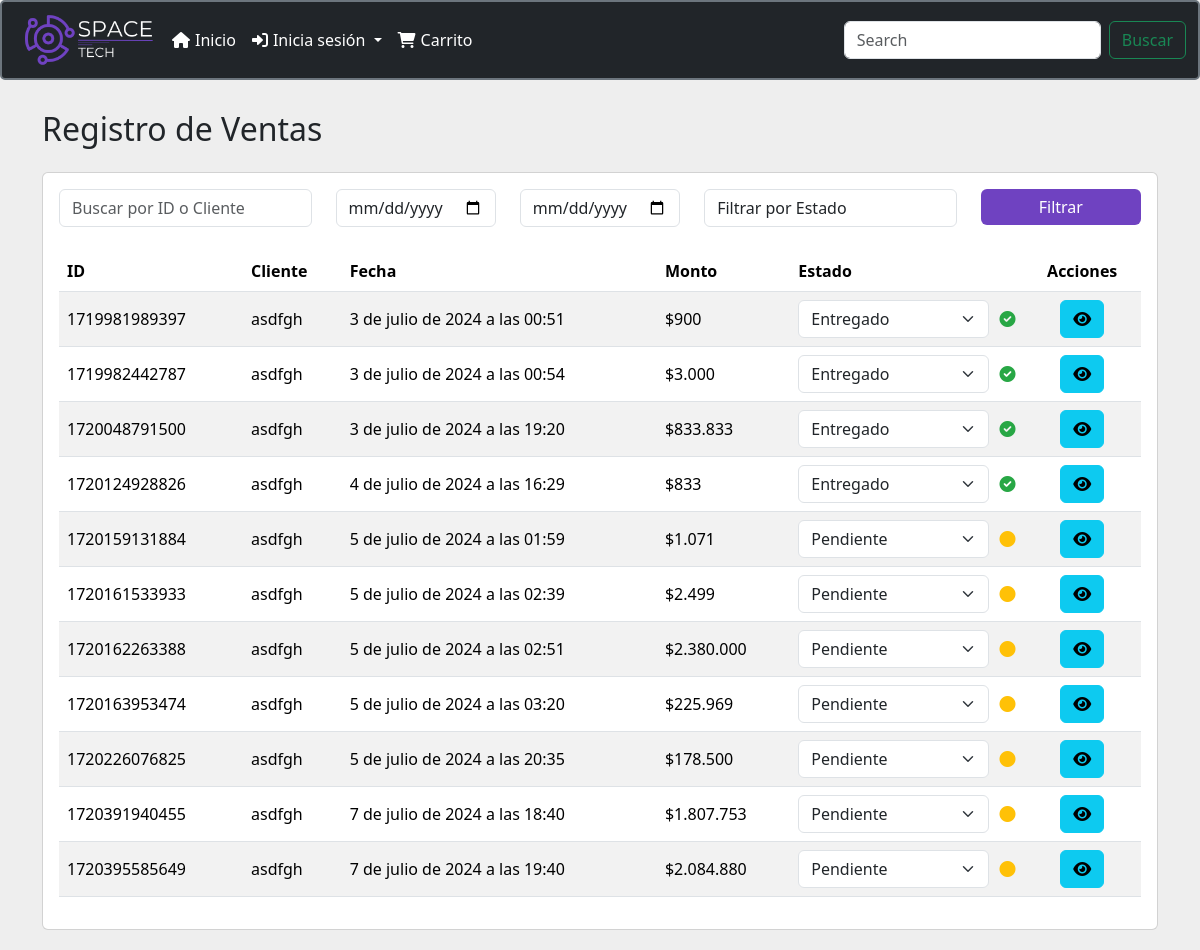
Page /gestion_ventas/ on the committed database.
### menu/models.py (models this page shows, shortened)
class Venta(models.Model):
    ESTADO_CHOICES = [
        ('Pendiente', 'Pendiente'),
        ('Entregado', 'Entregado'),
    ]
    id = models.AutoField(primary_key=True)
    usuario = models.ForeignKey(Usuario, on_delete=models.CASCADE)
    id_boleta = models.CharField(max_length=30)
    fecha = models.DateTimeField(default=timezone.now)
    subtotal = models.DecimalField(max_digits=10, decimal_places=2)
    iva = models.DecimalField(max_digits=10, decimal_places=2)
    total = models.DecimalField(max_digits=10, decimal_places=2)
    direccion_retiro = models.CharField(max_length=255, default="Piedra Roja 125, Quilicura, Chile")  # Dirección de retiro
    estado = models.CharField(max_length=10, choices=ESTADO_CHOICES, default='Pendiente')  # Estado de la venta

class Usuario(models.Model):
    ROLE_CHOICES = [
        ('ADMIN', 'Administrador'),
        ('BODEGA', 'Bodeguero'),
        ('CLIENT', 'Cliente'),
    ]
    nombre_usuario = models.CharField(max_length=30)
    nombre = models.CharField(max_length=30)
    apellido = models.CharField(max_length=30)
    email = models.EmailField(unique=True)
    tfno = models.CharField(max_length=8, verbose_name="Telefono")
    clave = models.CharField(max_length=30)
    confirmar_clave = models.CharField(max_length=30)
    direccion = models.CharField(max_length=255, verbose_name="Dirección", null=True, blank=True)
    role = models.CharField(max_length=6, choices=ROLE_CHOICES)

### menu/views.py (the view)
# urls.py: path('gestion_ventas/', views.gestion_ventas, name='gestion_ventas'),
def gestion_ventas(request):
    query = request.GET.get('q')
    date_from = request.GET.get('date_from')
    date_to = request.GET.get('date_to')
    estado = request.GET.get('estado')
    ventas = Venta.objects.select_related('usuario').all()
    if query:
        ventas = ventas.filter(Q(usuario__nombre_usuario__icontains=query) | Q(id_boleta__icontains=query))
    if date_from:
        ventas = ventas.filter(fecha__gte=date_from)
    if date_to:
        ventas = ventas.filter(fecha__lte=date_to)
    if estado:
        ventas = ventas.filter(estado=estado)
    context = {'ventas': ventas}
    return render(request, 'gestion_ventas.html', context)

### menu/context_processors.py (called while the page is built)
def carrito_items_count(request):
    if request.user.is_authenticated:
        cart, created = Cart.objects.get_or_create(user=request.user)
        carrito_items_count = CartItem.objects.filter(cart=cart).aggregate(total_quantity=Sum('quantity'))['total_quantity'] or 0
    else:
        carrito_items_count = 0
    return {
        'carrito_items_count': carrito_items_count
    }

### menu/templatetags/custom_filters.py (called while the page is built)
@register.filter(name='format_price')
def format_price(value):
    return f"${value:,.0f}".replace(",", ".")

### menu/templates/gestion_ventas.html (shortened to what this page needs)
<!DOCTYPE html>
<html lang="es">
{% load custom_filters %}
{% load static %}
<head>
    <link href="https://cdn.jsdelivr.net/npm/bootstrap@5.3.3/dist/css/bootstrap.min.css" rel="stylesheet">
    <link rel="stylesheet" href="https://cdnjs.cloudflare.com/ajax/libs/font-awesome/5.15.4/css/all.min.css">
</head>
<body>
    {% include "plantilla/menu.html" %}
    <div class="container">
        <h2 class="mb-4">Registro de Ventas</h2>
        <div class="card">
            <div class="card-body">
                <form method="get" class="mb-4">
                    <div class="row">
                        <div class="col-md-3">
                            <input type="text" name="q" class="form-control" placeholder="Buscar por ID o Cliente" value="{{ request.GET.q }}">
                        </div>
                        <div class="col-md-2">
                            <input type="date" name="date_from" class="form-control" placeholder="Fecha desde" value="{{ request.GET.date_from }}">
                        </div>
                        <div class="col-md-2">
                            <input type="date" name="date_to" class="form-control" placeholder="Fecha hasta" value="{{ request.GET.date_to }}">
                        </div>
                        <div class="col-md-3">
                            <select name="estado" class="form-control">
                                <option value="">Filtrar por Estado</option>
                            </select>
                        </div>
                        <div class="col-md-2">
                            <button type="submit" class="btn btn-primary w-100">Filtrar</button>
                        </div>
                    </div>
                </form>
                <div class="table-responsive">
                    <table class="table table-striped">
                        <thead>
                            <tr>
                                <th>ID</th>
                                <th>Cliente</th>
                                <th>Fecha</th>
                                <th>Monto</th>
                                <th>Estado</th>
                                <th class="table-actions">Acciones</th>
                            </tr>
                        </thead>
                        <tbody>
                            {% for venta in ventas %}
                            <tr>
                                <td>{{ venta.id_boleta }}</td>
                                <td>{{ venta.usuario.nombre_usuario }}</td>
                                <td>{{ venta.fecha }}</td>
                                <td>{{ venta.total|format_price }}</td>
                                <td>
                                    <div class="estado-container">
                                        <select class="form-select cambiar-estado" data-venta-id="{{ venta.id }}">
                                            <option value="Pendiente" {% if venta.estado == 'Pendiente' %}selected{% endif %}>Pendiente</option>
                                            <option value="Entregado" {% if venta.estado == 'Entregado' %}selected{% endif %}>Entregado</option>
                                        </select>
                                        {% if venta.estado == 'Pendiente' %}
                                        <i class="fas fa-circle estado-icon estado-pendiente" title="Pendiente"></i>
                                        {% elif venta.estado == 'Entregado' %}
                                        <i class="fas fa-check-circle estado-icon estado-entregado" title="Entregado"></i>
                                        {% endif %}
                                    </div>
                                </td>
                                <td class="table-actions">
                                    <button class="btn btn-info btn-icon" data-bs-toggle="modal" data-bs-target="#detalleVentaModal" data-id="{{ venta.id }}" title="Ver Detalles"><i class="fas fa-eye"></i></button>
                                </td>
                            </tr>
                            {% endfor %}
                        </tbody>
                    </table>
                </div>
            </div>
        </div>
    </div>
</body>
</html>

### menu/templates/gestion_ventas.html (style rules this page uses)
body { background-color: #f8f9fa; }
.container { margin-top: 30px; }
.card { margin-bottom: 20px; }
.table th, .table td { vertical-align: middle; }
.table-actions { text-align: center; }
.btn-icon { padding: 5px 10px; }
.estado-pendiente { color: #ffc107; }
.estado-entregado { color: #28a745; }
.estado-icon { margin-left: 10px; }
.estado-container { display: flex; align-items: center; }

### menu/templates/plantilla/menu.html (style rules this page uses)
.btn-primary { background-color: #6f42c1; border: none; }

### rows in the picture
Venta: id_boleta "1719981989397", usuario.nombre_usuario "asdfgh", fecha "3 de julio de 2024 a las 00:51", total "$900", estado+id "Entregado"
Venta: id_boleta "1719982442787", usuario.nombre_usuario "asdfgh", fecha "3 de julio de 2024 a las 00:54", total "$3.000", estado+id "Entregado"
Venta: id_boleta "1720048791500", usuario.nombre_usuario "asdfgh", fecha "3 de julio de 2024 a las 19:20", total "$833.833", estado+id "Entregado"
Venta: id_boleta "1720124928826", usuario.nombre_usuario "asdfgh", fecha "4 de julio de 2024 a las 16:29", total "$833", estado+id "Entregado"
Venta: id_boleta "1720159131884", usuario.nombre_usuario "asdfgh", fecha "5 de julio de 2024 a las 01:59", total "$1.071", estado+id "Pendiente"
Venta: id_boleta "1720161533933", usuario.nombre_usuario "asdfgh", fecha "5 de julio de 2024 a las 02:39", total "$2.499", estado+id "Pendiente"
Venta: id_boleta "1720162263388", usuario.nombre_usuario "asdfgh", fecha "5 de julio de 2024 a las 02:51", total "$2.380.000", estado+id "Pendiente"
Venta: id_boleta "1720163953474", usuario.nombre_usuario "asdfgh", fecha "5 de julio de 2024 a las 03:20", total "$225.969", estado+id "Pendiente"
Venta: id_boleta "1720226076825", usuario.nombre_usuario "asdfgh", fecha "5 de julio de 2024 a las 20:35", total "$178.500", estado+id "Pendiente"
Venta: id_boleta "1720391940455", usuario.nombre_usuario "asdfgh", fecha "7 de julio de 2024 a las 18:40", total "$1.807.753", estado+id "Pendiente"
Venta: id_boleta "1720395585649", usuario.nombre_usuario "asdfgh", fecha "7 de julio de 2024 a las 19:40", total "$2.084.880", estado+id "Pendiente"
